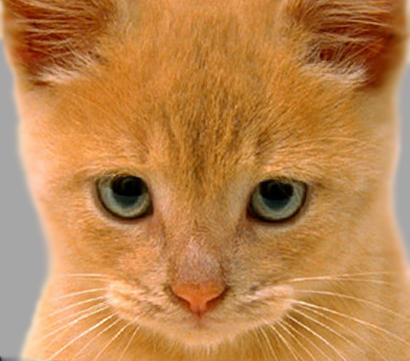
#> input picture PS1/cat.bmp, 410 x 361 px
$ python PS1Q5.py
#> lines starting #> are read from the running program, lines starting #| are printed output that depends on the picture
import numpy as np
import matplotlib.pyplot as plt
import cv2
from skimage import color, io
from scipy.ndimage import convolve, gaussian_filter


class Prob5():
    def __init__(self):
        """Load input color images cat.bmp and dog.bmp here as class variables self.cat and self.dog.
        Convert them to contain floating point values between 0 and 1 instead of integer values between 0 and 255."""

        self.cat = None
        self.dog = None

        self.identity_filter = np.asarray([[0, 0, 0], [0, 1, 0], [0, 0, 0]])
        self.blur_filter = np.ones((3,3)) / 9.
        self.sobel_filter = np.asarray([[-1, 0, 1], [-2, 0, 2], [-1, 0, 1]])
        self.laplacian_filter = np.asarray([[0, 1, 0], [1, -4, 1], [0, 1, 0]])
        self.gaussian_filter = self.get_gaussian_filter()

        ###### START CODE HERE ######
        self.cat = io.imread("cat.bmp")
#> self.cat is the input picture: shape (361, 410, 3); mean R, G, B 188.3, 132.5, 77.1
        self.dog = io.imread("dog.bmp")
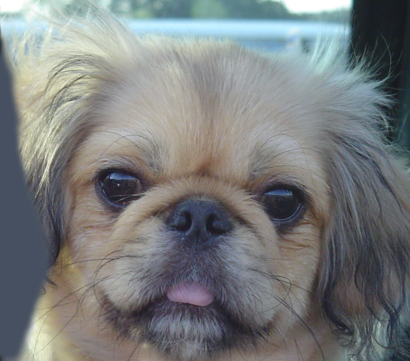
#> input picture PS1/dog.bmp, 410 x 361 px
#> self.dog is the input picture: shape (361, 410, 3); mean R, G, B 121.2, 124.5, 125
        ###### END CODE HERE ######


    def get_gaussian_filter(self, sigma=7):
        """Creates a low pass Gaussian filter given the standard deviation."""
        x = np.arange(4*sigma + 1)
        mean = sigma // 2

        xx, yy = np.meshgrid(x, x)
        filter = np.exp(-0.5*(xx**2 + yy**2) / sigma**2)
        return filter / np.sum(filter)

    def vis_image_scales_numpy(self, image):
        """
        This function will display an image at different scales (zoom factors). The
        original image will appear at the far left, and then the image will
        iteratively be shrunk by 2x in each image to the right.
        This is a particular effective way to simulate the perspective effect, as
        if viewing an image at different distances. We thus use it to visualize
        hybrid images, which represent a combination of two images, as described
        in the SIGGRAPH 2006 paper "Hybrid Images" by Oliva, Torralba, Schyns.
        Args:
            image: Array of shape (H, W, C)
        Returns:
            img_scales: Array of shape (M, K, C) representing horizontally stacked
                images, growing smaller from left to right.
                K = W + int(1/2 W + 1/4 W + 1/8 W + 1/16 W) + (5 * 4)
        """
        original_height = image.shape[0]
        original_width = image.shape[1]
        num_colors = 1 if image.ndim == 2 else 3
        img_scales = np.copy(image)
        cur_image = np.copy(image)

        scales = 5
        scale_factor = 0.5
        padding = 5

        new_h = original_height
        new_w = original_width

        for scale in range(2, scales + 1):
            # add padding
            img_scales = np.hstack(
                (
                    img_scales,
                    np.ones((original_height, padding, num_colors), dtype=np.float32),
                )
            )

            new_h = int(scale_factor * new_h)
            new_w = int(scale_factor * new_w)
            # downsample image iteratively
            cur_image = cv2.resize(cur_image, (new_w, new_h))

            # pad the top to append to the output
            h_pad = original_height - cur_image.shape[0]
            pad = np.ones((h_pad, cur_image.shape[1], num_colors), dtype=np.float32)
            tmp = np.vstack((pad, cur_image))
            img_scales = np.hstack((img_scales, tmp))

        return img_scales


    def my_conv2d(self, image, filter):
        """Apply a 2D convolution with the given filter to the image. Use scipy.ndimage.convolve with the default parameters
        to apply the convolution to each channel individually. Clip the resulting values to range [0,1].

        Returns:
            convolved_image: the image with the filter applied
        """
        convolved_image = None
        ###### START CODE HERE ######
        img = image.copy() / 255
        convolved_image = np.zeros_like(img)
        convolved_image[:,:,0] = np.clip(convolve(img[:,:,0], filter), 0, 1)
        convolved_image[:,:,1] = np.clip(convolve(img[:,:,1], filter), 0, 1)
        convolved_image[:,:,2] = np.clip(convolve(img[:,:,2], filter), 0, 1)
        ###### END CODE HERE ######
        return convolved_image


    def prob_5_1(self):
        """Apply the identity filter, blur filter, sobel filter, and laplacian filter (given as class variables)
        to the cat image (self.cat). Return each result image. Display them in your report.

        Returns:
            identity_image: the cat image with the identity filter applied
            blur_image: the cat image with the blur filter applied
            sobel_image: the cat image with the sobel filter applied
            laplacian_image: the cat image with the laplacian filter applied
        """

        identity_image = None
        blur_image = None
        sobel_image = None
        laplacian_image = None
        ###### START CODE HERE ######
        cat = self.cat

        identity_image = np.zeros(cat.shape)
        blur_image = np.zeros(cat.shape)
        sobel_image =  np.zeros(cat.shape)
        laplacian_image = np.zeros(cat.shape)

        identity_image = self.my_conv2d(cat, self.identity_filter)
        blur_image = self.my_conv2d(cat, self.blur_filter)
        sobel_image = self.my_conv2d(cat, self.sobel_filter)
        laplacian_image = self.my_conv2d(cat, self.laplacian_filter)


        plt.imshow(identity_image)
        plt.title("identity image")
        plt.show()

        plt.imshow(blur_image)
        plt.title("blur image")
        plt.show()

        plt.imshow(sobel_image)
        plt.title("sobel image")
        plt.show()

        plt.imshow(laplacian_image)
        plt.title("laplacian image")
        plt.show()
        ###### END CODE HERE ######
        return identity_image, blur_image, sobel_image, laplacian_image


    def create_hybrid_image(self, image1, image2):
        """
        Takes two images and creates a hybrid image using the low pass Gaussian filter.
        The hybrid image is created by adding the low frequency content from image1 and
        the high frequency content of image2.
        HINTS:
        - You will use the my_conv2d() function with self.gaussian_filter to get the low
        frequency content of each image.
        - You can obtain the high frequency content of an image by removing its low
        frequency content. Think about how to do this in mathematical terms.
        - Clip the resulting hybrid image values to range [0,1].

        Returns:
            hybrid_image: the hybrid image of image1 and image2
        """
        hybrid_image = None
        ###### START CODE HERE ######
        img_1_lf = self.my_conv2d(image1, self.gaussian_filter)
        img_2_lf = self.my_conv2d(image2, self.gaussian_filter)
#> in my_conv2d (call 6), `convolved_image[:,:,2] = np.clip(convolve(img[:,:,2], filter), 0, 1)`:
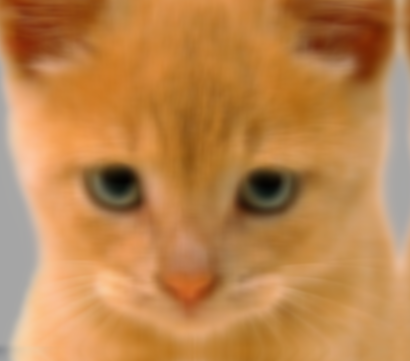
#> convolved_image: shape (361, 410, 3) float64; mean R, G, B 0.742, 0.523, 0.303

        img_2_hf = image2 / 255 - img_2_lf

        hybrid_image = np.clip(img_1_lf + img_2_hf, 0, 1)

        ###### END CODE HERE ######
        return hybrid_image


    def prob_5_2(self):
        """Call create_hybrid_image() on self.dog and self.cat and display the resulting image. This
        image combines the low frequencies from the dog image and the high frequencies from the cat image.
        Additionally, call self.vis_image_scales_numpy() on your hybrid image and display the result. This
        function generates a visualization showing the hybrid image at different scales. Return the hybrid
        image and hybrid image visualization. Include both in your report

        Returns:
            hybrid_image: the hybrid image created from the dog and cat images
            hybrid_image_vis: the multiscale visualization created from calling self.vis_image_scaled_numpy()
                on your hybrid image
        """

        hybrid_image = None
        hybrid_image_vis = None
        ###### START CODE HERE ######
        hybrid_image = self.create_hybrid_image(self.dog, self.cat)
#> in create_hybrid_image, `img_2_hf = image2 / 255 - img_2_lf`:
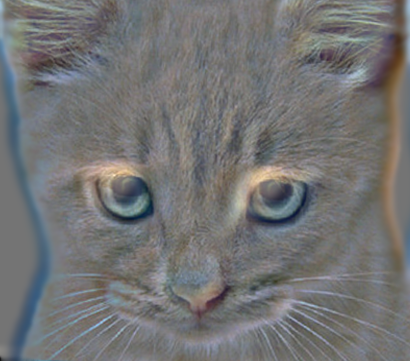
#> img_2_hf: shape (361, 410, 3) float64; mean R, G, B -0.00369, -0.00294, -0.000895; drawn with min black and max white
#> in create_hybrid_image, `hybrid_image = np.clip(img_1_lf + img_2_hf, 0, 1)`:
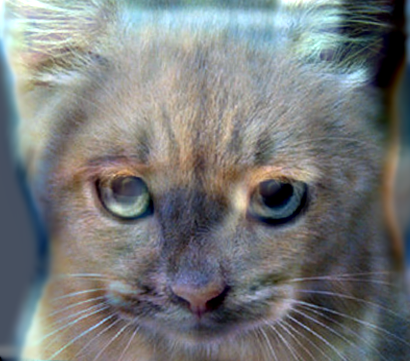
#> hybrid_image: shape (361, 410, 3) float64; mean R, G, B 0.468, 0.479, 0.482
        hybrid_image_vis = self.vis_image_scales_numpy(hybrid_image)
#> the loop in vis_image_scales_numpy, `for scale in range(2, scales + 1):` made 4 passes
#> pass 1, in vis_image_scales_numpy, `tmp = np.vstack((pad, cur_image))`:
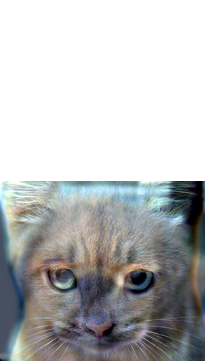
#> tmp: shape (361, 205, 3) float64; mean R, G, B 0.735, 0.74, 0.742
#> pass 1, in vis_image_scales_numpy, `img_scales = np.hstack((img_scales, tmp))`:
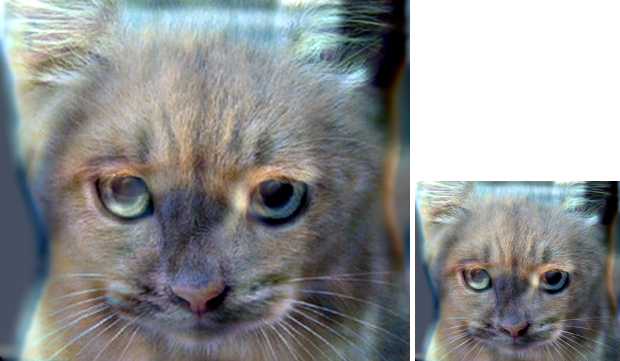
#> img_scales: shape (361, 620, 3) float64; mean R, G, B 0.56, 0.57, 0.572
#> after the loop in vis_image_scales_numpy, `for scale in range(2, scales + 1):`:
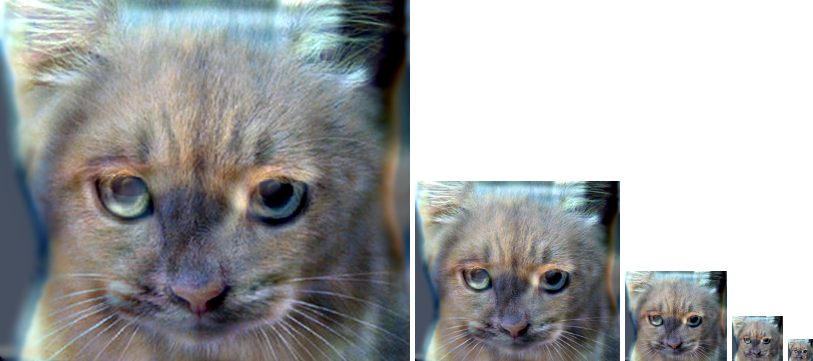
#> img_scales: shape (361, 813, 3) float64; mean R, G, B 0.643, 0.65, 0.652

        plt.imshow(hybrid_image)
        plt.title("hybrid image")
        plt.show()

        plt.imshow(hybrid_image_vis)
        plt.title("multiscale hybrid image")
        plt.show()

        ###### END CODE HERE ######
        return hybrid_image, hybrid_image_vis


if __name__ == '__main__':

    p5 = Prob5()
    identity_image, blur_image, sobel_image, laplacian_image = p5.prob_5_1()
    hybrid_image, hybrid_image_vis = p5.prob_5_2()
